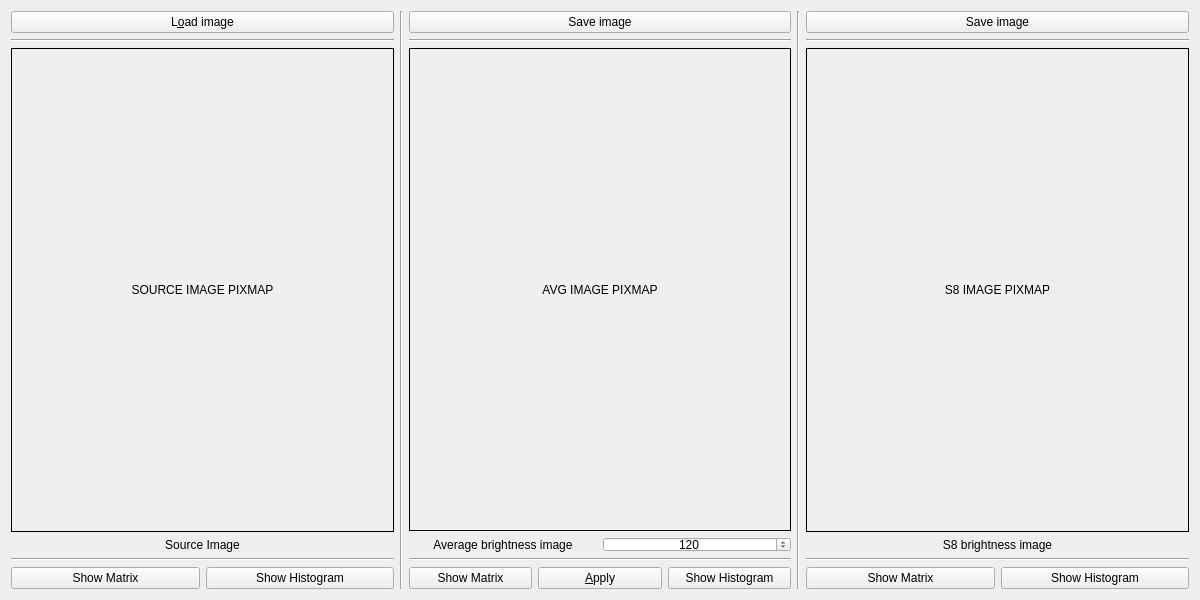
<?xml version="1.0" encoding="UTF-8"?>
<ui version="4.0">
 <class>GrayscaleToMonoWidget</class>
 <widget class="QWidget" name="GrayscaleToMonoWidget">
  <property name="geometry">
   <rect>
    <x>0</x>
    <y>0</y>
    <width>1200</width>
    <height>600</height>
   </rect>
  </property>
  <property name="minimumSize">
   <size>
    <width>900</width>
    <height>400</height>
   </size>
  </property>
  <property name="windowTitle">
   <string>GrayscaleToMonoWidget</string>
  </property>
  <layout class="QHBoxLayout" name="horizontalLayout_12">
   <item>
    <layout class="QVBoxLayout" name="verticalLayout_10">
     <item>
      <widget class="QPushButton" name="load_source_image_button">
       <property name="text">
        <string>L&amp;oad image</string>
       </property>
      </widget>
     </item>
     <item>
      <widget class="Line" name="line_16">
       <property name="orientation">
        <enum>Qt::Orientation::Horizontal</enum>
       </property>
      </widget>
     </item>
     <item>
      <widget class="QLabel" name="source_image_label_pixmap">
       <property name="sizePolicy">
        <sizepolicy hsizetype="Expanding" vsizetype="Expanding">
         <horstretch>0</horstretch>
         <verstretch>0</verstretch>
        </sizepolicy>
       </property>
       <property name="styleSheet">
        <string notr="true">border: 1px solid rgb(0, 0, 0);</string>
       </property>
       <property name="text">
        <string>SOURCE IMAGE PIXMAP</string>
       </property>
       <property name="alignment">
        <set>Qt::AlignmentFlag::AlignCenter</set>
       </property>
      </widget>
     </item>
     <item>
      <widget class="QLabel" name="label_11">
       <property name="sizePolicy">
        <sizepolicy hsizetype="Preferred" vsizetype="Minimum">
         <horstretch>0</horstretch>
         <verstretch>0</verstretch>
        </sizepolicy>
       </property>
       <property name="text">
        <string>Source Image</string>
       </property>
       <property name="alignment">
        <set>Qt::AlignmentFlag::AlignCenter</set>
       </property>
      </widget>
     </item>
     <item>
      <widget class="Line" name="line_17">
       <property name="orientation">
        <enum>Qt::Orientation::Horizontal</enum>
       </property>
      </widget>
     </item>
     <item>
      <layout class="QHBoxLayout" name="horizontalLayout_11">
       <item>
        <widget class="QPushButton" name="show_source_image_matrix_button">
         <property name="text">
          <string>Show Matrix</string>
         </property>
        </widget>
       </item>
       <item>
        <widget class="QPushButton" name="show_source_image_histogram_button">
         <property name="text">
          <string>Show Histogram</string>
         </property>
        </widget>
       </item>
      </layout>
     </item>
    </layout>
   </item>
   <item>
    <widget class="Line" name="line_18">
     <property name="orientation">
      <enum>Qt::Orientation::Vertical</enum>
     </property>
    </widget>
   </item>
   <item>
    <layout class="QVBoxLayout" name="verticalLayout_9">
     <item>
      <widget class="QPushButton" name="save_avg_brightness_image_button">
       <property name="text">
        <string>Save image</string>
       </property>
      </widget>
     </item>
     <item>
      <widget class="Line" name="line_13">
       <property name="orientation">
        <enum>Qt::Orientation::Horizontal</enum>
       </property>
      </widget>
     </item>
     <item>
      <widget class="QLabel" name="avg_birghtness_image_label_pixmap">
       <property name="sizePolicy">
        <sizepolicy hsizetype="Expanding" vsizetype="Expanding">
         <horstretch>0</horstretch>
         <verstretch>0</verstretch>
        </sizepolicy>
       </property>
       <property name="styleSheet">
        <string notr="true">border: 1px solid rgb(0, 0, 0);</string>
       </property>
       <property name="text">
        <string>AVG IMAGE PIXMAP</string>
       </property>
       <property name="alignment">
        <set>Qt::AlignmentFlag::AlignCenter</set>
       </property>
      </widget>
     </item>
     <item>
      <layout class="QHBoxLayout" name="horizontalLayout_10">
       <item>
        <widget class="QLabel" name="label_10">
         <property name="sizePolicy">
          <sizepolicy hsizetype="Preferred" vsizetype="Minimum">
           <horstretch>0</horstretch>
           <verstretch>0</verstretch>
          </sizepolicy>
         </property>
         <property name="text">
          <string>Average brightness image</string>
         </property>
         <property name="alignment">
          <set>Qt::AlignmentFlag::AlignCenter</set>
         </property>
        </widget>
       </item>
       <item>
        <widget class="QSpinBox" name="avg_brightness_spinbox">
         <property name="sizePolicy">
          <sizepolicy hsizetype="Minimum" vsizetype="Fixed">
           <horstretch>0</horstretch>
           <verstretch>0</verstretch>
          </sizepolicy>
         </property>
         <property name="maximumSize">
          <size>
           <width>16777215</width>
           <height>15</height>
          </size>
         </property>
         <property name="font">
          <font>
           <pointsize>9</pointsize>
          </font>
         </property>
         <property name="alignment">
          <set>Qt::AlignmentFlag::AlignCenter</set>
         </property>
         <property name="prefix">
          <string/>
         </property>
         <property name="minimum">
          <number>50</number>
         </property>
         <property name="maximum">
          <number>254</number>
         </property>
         <property name="stepType">
          <enum>QAbstractSpinBox::StepType::AdaptiveDecimalStepType</enum>
         </property>
         <property name="value">
          <number>120</number>
         </property>
        </widget>
       </item>
      </layout>
     </item>
     <item>
      <widget class="Line" name="line_14">
       <property name="orientation">
        <enum>Qt::Orientation::Horizontal</enum>
       </property>
      </widget>
     </item>
     <item>
      <layout class="QHBoxLayout" name="horizontalLayout_5">
       <item>
        <widget class="QPushButton" name="show_avg_brightness_image_matrix_button">
         <property name="text">
          <string>Show Matrix</string>
         </property>
        </widget>
       </item>
       <item>
        <widget class="QPushButton" name="apply_avg_method_button">
         <property name="text">
          <string>&amp;Apply</string>
         </property>
        </widget>
       </item>
       <item>
        <widget class="QPushButton" name="show_avg_brightness_image_histogram_button">
         <property name="text">
          <string>Show Histogram</string>
         </property>
        </widget>
       </item>
      </layout>
     </item>
    </layout>
   </item>
   <item>
    <widget class="Line" name="line_15">
     <property name="orientation">
      <enum>Qt::Orientation::Vertical</enum>
     </property>
    </widget>
   </item>
   <item>
    <layout class="QVBoxLayout" name="verticalLayout_8">
     <item>
      <widget class="QPushButton" name="save_s8_image_button">
       <property name="text">
        <string>Save image</string>
       </property>
      </widget>
     </item>
     <item>
      <widget class="Line" name="line_11">
       <property name="orientation">
        <enum>Qt::Orientation::Horizontal</enum>
       </property>
      </widget>
     </item>
     <item>
      <widget class="QLabel" name="s8_label_pixmap">
       <property name="sizePolicy">
        <sizepolicy hsizetype="Expanding" vsizetype="Expanding">
         <horstretch>0</horstretch>
         <verstretch>0</verstretch>
        </sizepolicy>
       </property>
       <property name="styleSheet">
        <string notr="true">border: 1px solid rgb(0, 0, 0);</string>
       </property>
       <property name="text">
        <string>S8 IMAGE PIXMAP</string>
       </property>
       <property name="alignment">
        <set>Qt::AlignmentFlag::AlignCenter</set>
       </property>
      </widget>
     </item>
     <item>
      <widget class="QLabel" name="label_9">
       <property name="sizePolicy">
        <sizepolicy hsizetype="Preferred" vsizetype="Minimum">
         <horstretch>0</horstretch>
         <verstretch>0</verstretch>
        </sizepolicy>
       </property>
       <property name="text">
        <string>S8 brightness image</string>
       </property>
       <property name="alignment">
        <set>Qt::AlignmentFlag::AlignCenter</set>
       </property>
      </widget>
     </item>
     <item>
      <widget class="Line" name="line_12">
       <property name="orientation">
        <enum>Qt::Orientation::Horizontal</enum>
       </property>
      </widget>
     </item>
     <item>
      <layout class="QHBoxLayout" name="horizontalLayout_9">
       <item>
        <widget class="QPushButton" name="show_s8_image_matrix_button">
         <property name="text">
          <string>Show Matrix</string>
         </property>
        </widget>
       </item>
       <item>
        <widget class="QPushButton" name="show_s8_image_histogram_button">
         <property name="text">
          <string>Show Histogram</string>
         </property>
        </widget>
       </item>
      </layout>
     </item>
    </layout>
   </item>
  </layout>
 </widget>
 <resources/>
 <connections/>
</ui>
